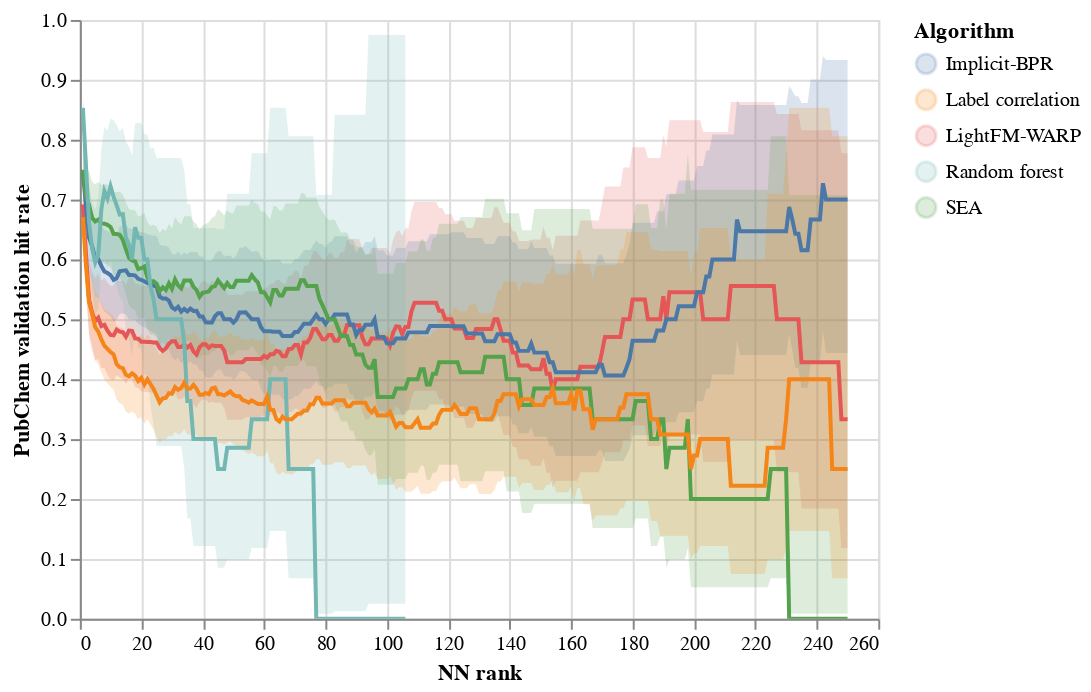

Source (notebook cell):
### Code cell
(band+line).interactive()

### Figure 1 — Vega-Lite specification as saved in the notebook (floating-point values rounded to 4 significant figures; data arrays with more than 128 entries replaced by an {"elided": "..."} marker saying what was removed)
{"config": {"view": {"continuousWidth": 400, "continuousHeight": 300}}, "layer": [{"mark": {"type": "area", "opacity": 0.2}, "encoding": {"color": {"type": "nominal", "field": "Algorithm"}, "x": {"type": "quantitative", "field": "NN rank"}, "y": {"type": "quantitative", "field": "Low"}, "y2": {"field": "High"}}, "selection": {"selector015": {"type": "interval", "bind": "scales", "encodings": ["x", "y"]}}}, {"mark": "line", "encoding": {"color": {"type": "nominal", "field": "Algorithm"}, "x": {"type": "quantitative", "field": "NN rank"}, "y": {"type": "quantitative", "field": "Rate", "title": "PubChem validation hit rate"}}}], "data": {"name": "data-daf18ab73fd25afa73828acfe13c77e8"}, "$schema": "https://vega.github.io/schema/vega-lite/v4.8.1.json", "datasets": {"data-daf18ab73fd25afa73828acfe13c77e8": {"elided": "1250 records"}}}
